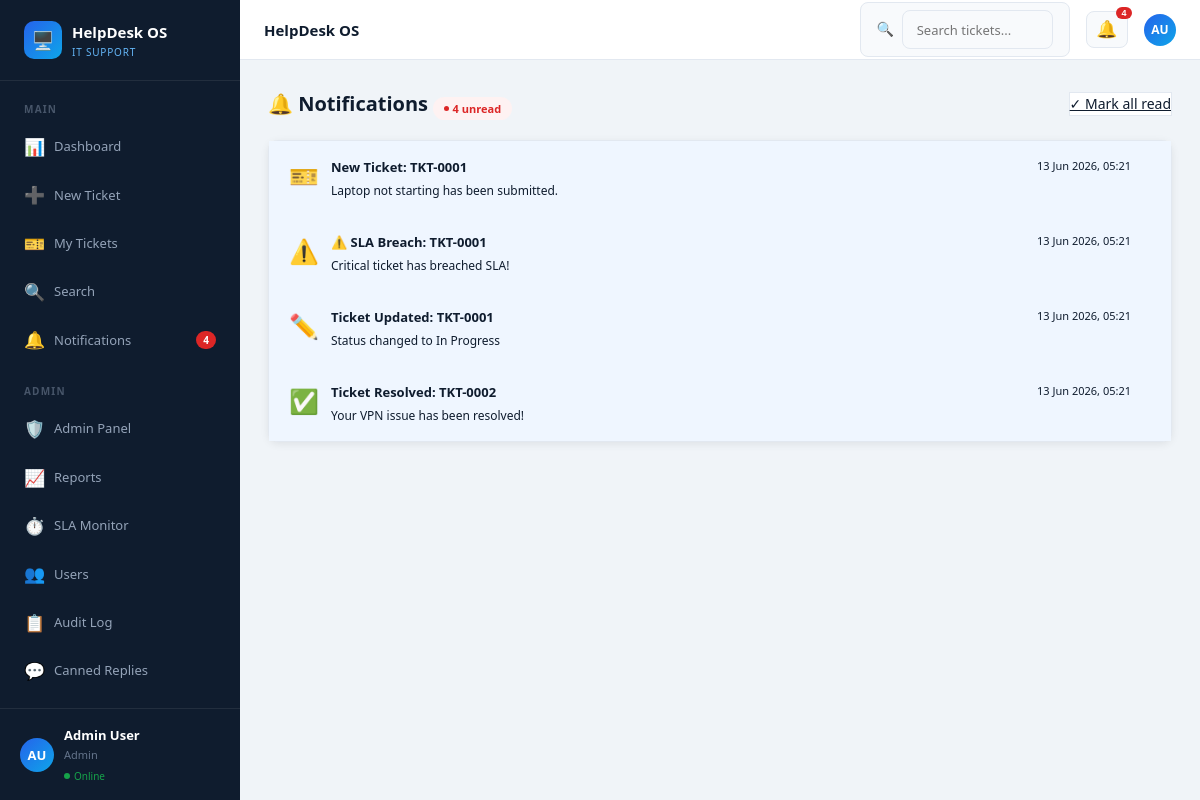
The page /notification.php (signed in) on the database its author committed.
### tables this page shows
CREATE TABLE IF NOT EXISTS notifications (
    id         INT AUTO_INCREMENT PRIMARY KEY,
    user_id    INT NOT NULL,
    type       VARCHAR(50)  NOT NULL,
    title      VARCHAR(200) NOT NULL,
    message    TEXT,
    link       VARCHAR(255) DEFAULT '',
    is_read    TINYINT DEFAULT 0,
    created_at TIMESTAMP DEFAULT CURRENT_TIMESTAMP,
    FOREIGN KEY (user_id) REFERENCES users(id) ON DELETE CASCADE
);

### includes/auth.php (called while the page is built, shortened)
<?php
function current_role()      { return $_SESSION['role']    ?? 'user'; }
?>

### notification.php (the view, shortened to what this page needs)
<?php
require_once 'includes/db.php';
require_once 'includes/header.php';
$uid  = current_user_id();
$role = current_role();
$where   = $role === 'admin' ? "1=1" : "n.user_id = $uid";
$notifs  = $conn->query("SELECT n.*, u.name uname FROM notifications n LEFT JOIN users u ON n.user_id=u.id WHERE $where ORDER BY n.created_at DESC");
$unread  = $role === 'admin'
    ? $conn->query("SELECT COUNT(*) c FROM notifications WHERE is_read=0")->fetch_assoc()['c']
    : $conn->query("SELECT COUNT(*) c FROM notifications WHERE user_id=$uid AND is_read=0")->fetch_assoc()['c'];
$icon_map = ['ticket_created'=>'🎫','ticket_updated'=>'✏️','ticket_assigned'=>'👤','ticket_resolved'=>'✅','sla_breach'=>'⚠️','new_note'=>'💬','ticket_rated'=>'⭐'];
?>
<div style="display:flex;align-items:center;justify-content:space-between;margin-bottom:1.25rem;flex-wrap:wrap;gap:.5rem">
    <h1 class="page-title" style="margin:0">🔔 Notifications <?= $unread > 0 ? "<span class='badge badge-critical'>$unread unread</span>" : '' ?></h1>
    <?php if ($unread > 0): ?>
        <a href="?mark_all=1" class="btn-secondary">✓ Mark all read</a>
    <?php endif; ?>
</div>
<div class="card" style="padding:0">
    <?php while ($n = $notifs->fetch_assoc()):
        $icon = $icon_map[$n['type']] ?? '🔔';
    ?>
    <div style="display:flex;gap:12px;padding:1rem 1.25rem;border-bottom:1px solid var(--clr-border);background:<?= $n['is_read'] ? '#fff' : '#eff6ff' ?>;cursor:pointer"
         onclick="window.location='<?= htmlspecialchars($n['link'] ?? '#') ?>&read_notif=<?= $n['id'] ?>'">
        <span style="font-size:24px;flex-shrink:0"><?= $icon ?></span>
        <div style="flex:1">
            <div style="display:flex;justify-content:space-between;align-items:flex-start;gap:.5rem;flex-wrap:wrap">
                <strong style="font-size:13px;color:var(--clr-text)"><?= htmlspecialchars($n['title']) ?></strong>
                <span style="font-size:11px;color:var(--clr-muted);white-space:nowrap"><?= date('d M Y, H:i', strtotime($n['created_at'])) ?></span>
            </div>
            <p style="font-size:12px;color:var(--clr-muted);margin-top:3px"><?= htmlspecialchars($n['message']) ?></p>
        </div>
        <?php if (!$n['is_read']): ?>
            <span style="width:8px;height:8px;border-radius:50%;background:var(--clr-primary);flex-shrink:0;margin-top:6px"></span>
        <?php endif; ?>
    </div>
    <?php endwhile; ?>
</div>
<?php require_once 'includes/footer.php'; ?>

### assets/css/style.css (style rules this page uses)
*, *::before, *::after { box-sizing: border-box; margin: 0; padding: 0; }
:root { --navy: #0f1c2e; --navy2: #1a3a5c; --primary: #2563eb; --primary-h: #1d4ed8; --teal: #0ea5e9; --white: #fff; --bg: #f0f4f8; --card: #fff; --border: #e2e8f0; --text: #0f1c2e; --muted: #64748b; --light: #f8fafc; --success: #16a34a; --warning: #d97706; --danger: #dc2626; --info: #0891b2; --radius: 10px; --shadow: 0 2px 8px rgba(0,0,0,.08); --shadow-lg: 0 8px 24px rgba(0,0,0,.12); --sidebar-w: 240px; }
body { font-family: 'Segoe UI',system-ui,sans-serif; background: var(--bg); color: var(--text); font-size: 14px; line-height: 1.6; }
.page-title { font-size: 20px; font-weight: 700; }
.card { background: var(--card); border: 1px solid var(--border); border-radius: var(--radius); padding: 1.25rem; margin-bottom: 1.25rem; box-shadow: var(--shadow); }
.badge { display: inline-flex; align-items: center; gap: 4px; padding: .2rem .65rem; border-radius: 99px; font-size: 11px; font-weight: 600; white-space: nowrap; }
.badge::before { content: ''; width: 5px; height: 5px; border-radius: 50%; display: inline-block; }
.badge-critical { background: #fef2f2; color: var(--danger); }
.badge-critical::before { background: var(--danger); }
.btn-secondary { background: var(--white); color: var(--text); border: 1px solid var(--border); }

### rows shown on the page
notifications: type "🎫", title "New Ticket: TKT-0001", created_at "13 Jun 2026, 05:21", message "Laptop not starting has been submitted."
notifications: type "⚠️", title "⚠️ SLA Breach: TKT-0001", created_at "13 Jun 2026, 05:21", message "Critical ticket has breached SLA!"
notifications: type "✏️", title "Ticket Updated: TKT-0001", created_at "13 Jun 2026, 05:21", message "Status changed to In Progress"
notifications: type "✅", title "Ticket Resolved: TKT-0002", created_at "13 Jun 2026, 05:21", message "Your VPN issue has been resolved!"

### other values the page prints
$notif_count "4"
getInitials(current_user_name()) "AU"
current_user_name() "Admin User"
current_role() "Admin"
$unread "4"
